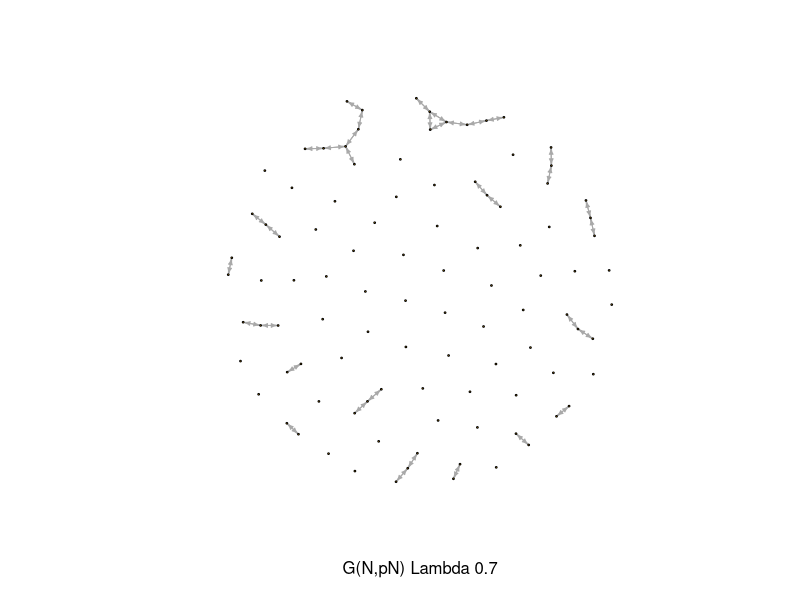
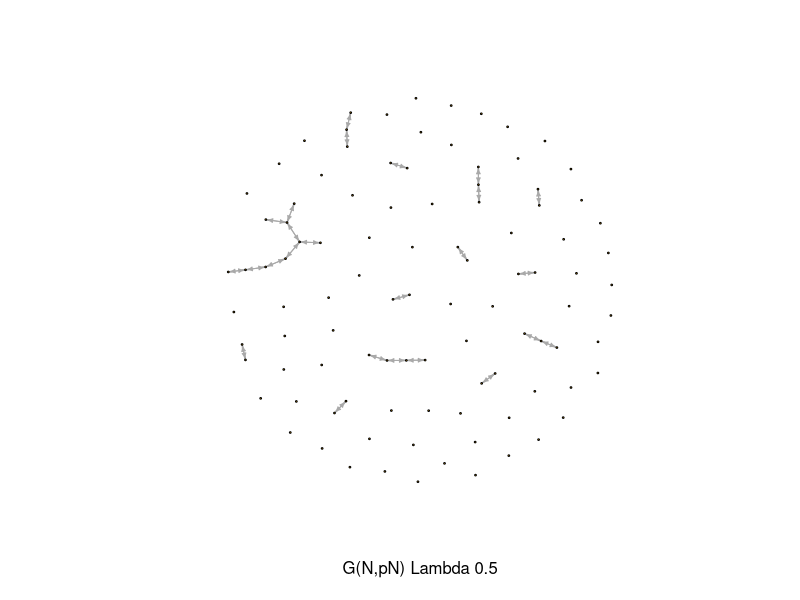
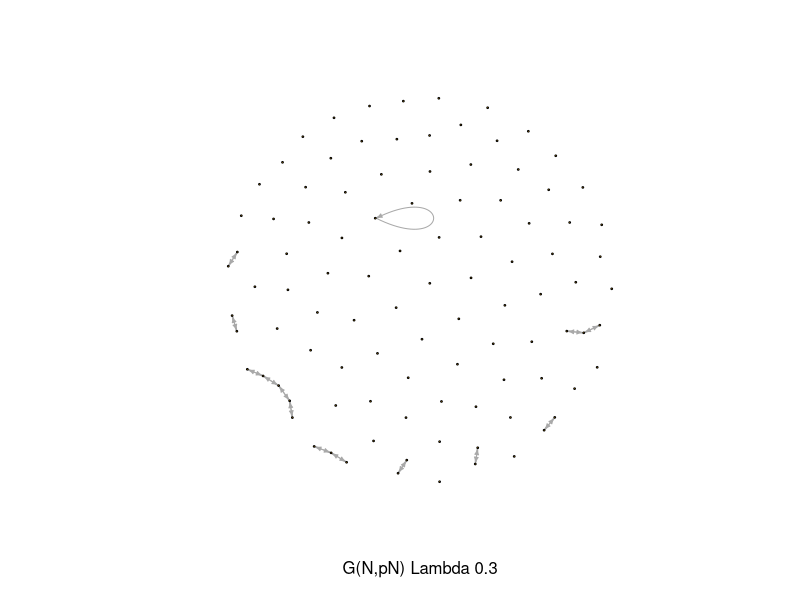
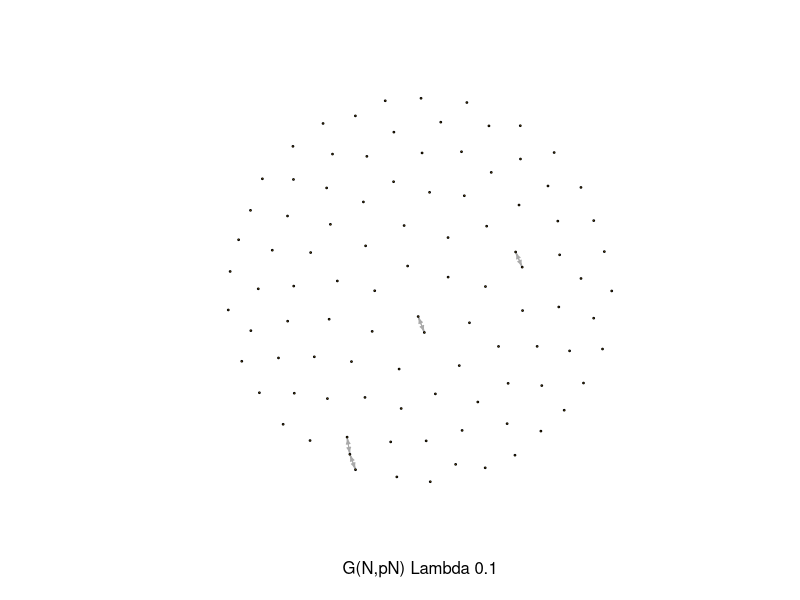
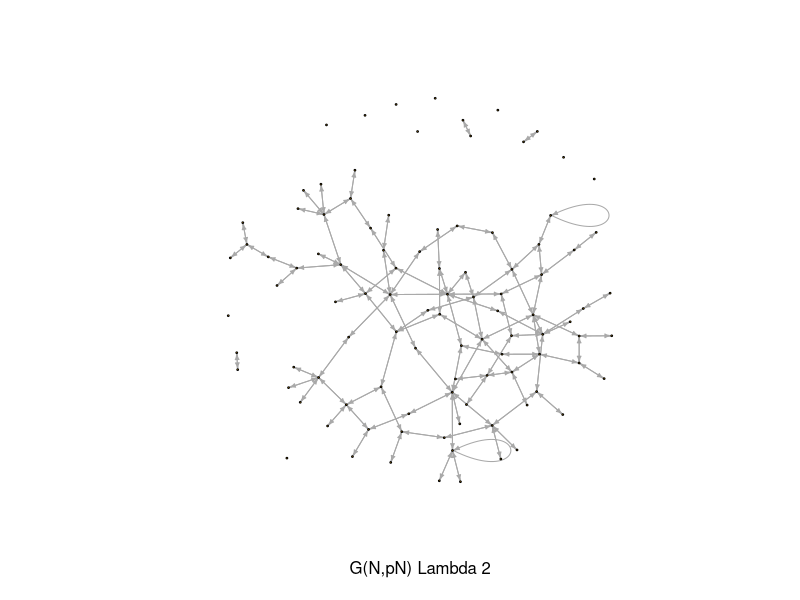
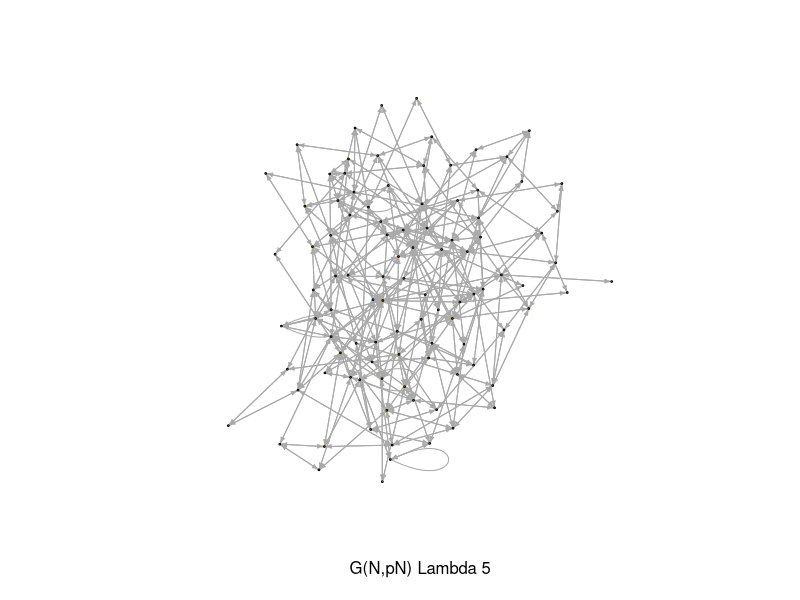
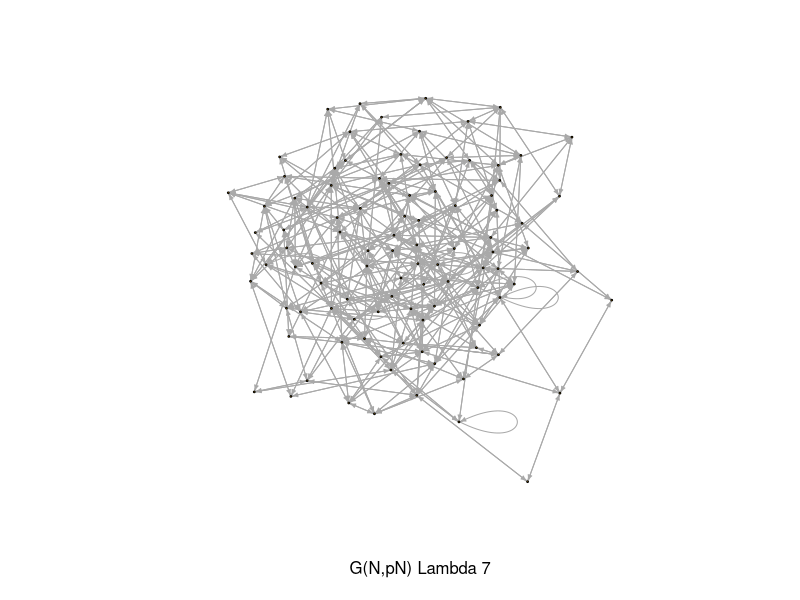
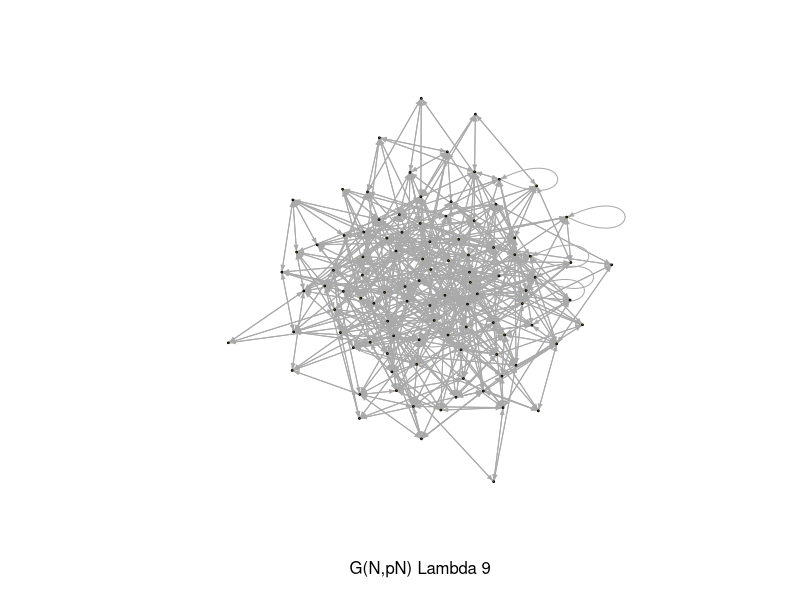

These figures' R source, in order: (Note: this script raises an error after producing the figures.)

library(igraph)

# Modelo G(n,p)
gnp_model<-function(n,p){
  M <- matrix(0, ncol = n, nrow = n)
    for(i in 1:n){
      for(j in 1:i){
          if(runif(1) <= p){
             M[i,j] <- 1
           } else{
            M[i,j] <- 0
           }
      }
    }
M
}

# G(n,pn) Model
gnpn_model<-function(n,lambda){
  M <- matrix(0, ncol = n, nrow = n)
  pn <- lambda/n
  for(i in 1:n){
    for(j in 1:i){
      if(runif(1) <= pn){
        M[i,j] <- 1
        M[j,i] <- 1
      } else{
        M[i,j] <- 0
        M[j,i] <- 0
      }
    }
  }
  M
}


# Exercicio 2
lambdas <- seq(1:5)
N <- 100
grafos_ErdosR <- list()
for(i in 1:length(lambdas)){
     grafos_ErdosR[[i]] <- gnpn_model(N,lambdas[i])
}





# Exercicio 3

N <- 100

# Valores de lambda < 1
g1 <- gnpn_model(N,0.7) %>% graph_from_adjacency_matrix()
g2 <- gnpn_model(N,0.5) %>% graph_from_adjacency_matrix()
g3 <- gnpn_model(N,0.3) %>% graph_from_adjacency_matrix()
g4 <- gnpn_model(N,0.1) %>% graph_from_adjacency_matrix()

plot(g1, vertex.label= NA, edge.arrow.size=0.3,vertex.size = 0.9, 
            xlab = "G(N,pN) Lambda 0.7")
plot(g2, vertex.label= NA, edge.arrow.size=0.3,vertex.size = 0.9, 
     xlab = "G(N,pN) Lambda 0.5")
plot(g3, vertex.label= NA, edge.arrow.size=0.3,vertex.size = 0.9, 
     xlab = "G(N,pN) Lambda 0.3")
plot(g4, vertex.label= NA, edge.arrow.size=0.3,vertex.size = 0.9, 
     xlab = "G(N,pN) Lambda 0.1")


# Valores de lambda > 1
g1 <- gnpn_model(N,2) %>% graph_from_adjacency_matrix()
g2 <- gnpn_model(N,5) %>% graph_from_adjacency_matrix()
g3 <- gnpn_model(N,7) %>% graph_from_adjacency_matrix()
g4 <- gnpn_model(N,9) %>% graph_from_adjacency_matrix()

plot(g1, vertex.label= NA, edge.arrow.size=0.3,vertex.size = 0.9, 
     xlab = "G(N,pN) Lambda 2")
plot(g2, vertex.label= NA, edge.arrow.size=0.3,vertex.size = 0.9, 
     xlab = "G(N,pN) Lambda 5")
plot(g3, vertex.label= NA, edge.arrow.size=0.3,vertex.size = 0.9, 
     xlab = "G(N,pN) Lambda 7")
plot(g4, vertex.label= NA, edge.arrow.size=0.3,vertex.size = 0.9, 
     xlab = "G(N,pN) Lambda 9")

# quanto maior o tamanho de lambda mais conectado será o gráfico



# Exercicio 4

gnpn_model<-function(n,lambda){
  M <- matrix(0, ncol = n, nrow = n)
  pn <- lambda/n
  for(i in 1:n){
    for(j in 1:i){
      if(runif(1) <= pn){
        M[i,j] <- M[j,i] <- 1 # atores a e b se influenciam mutuamente
        
      } else{
        M[i,j] <- 0
      }
    }
  }
  M
}

set.seed(1994) 
g1 <-  gnpn_model(N,0.5) %>% graph_from_adjacency_matrix()
plot(g1, vertex.label= NA, edge.arrow.size=0.3,vertex.size = 0.9, 
     xlab = "G(N,pN) Lambda 0.5")

g2 <-  gnpn_model(N,5) %>% graph_from_adjacency_matrix()
plot(g2, vertex.label= NA, edge.arrow.size=0.3,vertex.size = 1, xlab = "G(N,pN) Lambda 5")

N <- 100
t <- 1000 #instantes
x <- c(+1,-1) # opiniões
set.seed(123) 
X0 <- sample(x,N,replace=TRUE) # lista de opiniões inicias
Xn <- matrix(0,nrow = t,ncol = N)
An <- c()
opin <- c()

atores <- seq(1:N)
g1 <- g2
Xn[1,] <- t(X0)
for(i in 1:t){
  set.seed(i*123)
  An[i] <- sample(atores,size = 1) # sorteando o ator que emitiu a opinião no instante n
        if((length(g1[[An[i]]])==1) & (unlist(g1[[An[i]]])[1]%in%NA)){ # saber se o ator tem influenciador
          if(i!=1){
                Xn[i,An[i]] <- Xn[1,An[i]] # opinião é mantida na inicial
                Xn[i,!An[i]] <- Xn[i-1,!An[i]] # outros atores atualizam a opinião de acordo com a anterior
              } 
                
          
        } else {
          
          if(length(unlist(g1[[An[i]]]))==1){
            print("Entrou aqui")
            influes <- unlist(g1[[An[i]]])
            if(i==1){
              Xn[i,An[i]] <- Xn[i,influes]
            }else{
              Xn[i,An[i]] <- Xn[i-1,influes]
              Xn[i,!An[i]] <- Xn[i-1,!An[i]] 
            }
          }  
          
            if(length(unlist(g1[[An[i]]])) >1){
              print("Não entrou")
             influes <- unlist(g1[[An[i]]])
             influ <- sample(influes,size = 1)
                if(i==1){
                Xn[i,An[i]] <- Xn[i,influ]
                 }else{
                Xn[i,An[i]] <- Xn[i-1,influ]
                Xn[i,!An[i]] <- Xn[i-1,!An[i]] 
                }
        }  
        }
       
       
       for(k in 1:length(atores)){
         if(k != An[i]){
           print(k)
           if(i==1){
             Xn[i,k] <- Xn[i,k]
           } else{
             Xn[i,k] <- Xn[i-1,k]
           }
         }
         
       }
       
}

dados <- tibble(tempo=c(seq(1:t)),positiva=c(rep(0,t)),negativa=c(rep(0,t)))
dados1 <- reshape2::melt(dados,id="tempo",measure.vars = c("positiva", "negativa"))

for(k in 1:t){
  dados[k,2] <- sum(Xn[k,]==1)
  dados[k,3] <- sum(Xn[k,]== -1)
}

ggplot(dados1, aes(x=tempo,y=value, color=variable))+
  geom_line(size=1)+ ylab("Frequência") +xlab("Tempo")+
  theme_bw()+
  ggtitle("Lambda 0.5")+
  theme(legend.position ="bottom", legend.title=element_blank(),
        axis.text=element_text(size=12, face="bold", colour="gray24"), # modifica os textos dos eixos
        axis.title=element_text(size=12,face="bold"))


